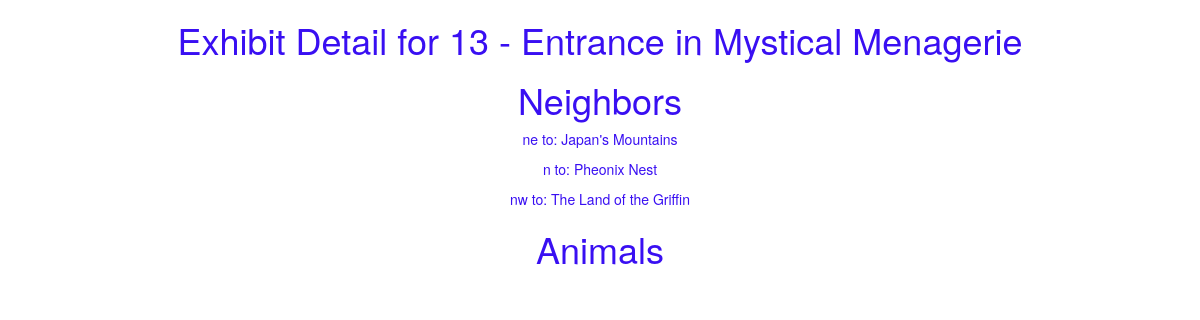
The page /zoo/exhibit/13 on the database its author committed.
### zoo/models.py (models this page shows, shortened)
class Exhibit(models.Model):
	name = models.CharField(max_length=200, help_text="Enter Exhibit Name")
	zoo = models.ForeignKey('Zoo', on_delete=models.SET_NULL, null=True)

class Zoo(models.Model):
	name = models.CharField(max_length=200, help_text="Enter Zoo Name")
	logoFileName = models.CharField(max_length=200, help_text="Enter Logo File Name", null=True)

class ExhibitNeighbor(models.Model):
	fromExhibit = models.ForeignKey('Exhibit', on_delete=models.SET_NULL, null=True, related_name='fromExhibit')
	toExhibit = models.ForeignKey('Exhibit', on_delete=models.SET_NULL, null=True, related_name='toExhibit')
	CARDINAL = (
	    ('n', 'North'),
	    ('s', 'South'),
	    ('e', 'East'),
	    ('w', 'West'),
	    ('nw', 'North West'),
	    ('ne', 'North East'),
	    ('sw', 'South West'),
	    ('se', 'South East'),
	)
	direction = models.CharField(max_length=2, choices=CARDINAL, help_text="Enter Direction", null=True, blank=True)

### zoo/views.py (the view)
# urls.py: path('exhibit/<int:pk>', views.ExhibitDetailView.as_view(), name='exhibitDetail'),
class ExhibitDetailView(generic.DetailView):
	model = Exhibit

### zoo/templates/zoo/exhibit_detail.html (shortened to what this page needs)
{% extends "base-generic.html" %}
{% block content %}
<h1>Exhibit Detail for {{ exhibit.id }} - {{ exhibit.name }} in {{ exhibit.zoo.name }}</h1>
<h1>Neighbors</h1>
{% for neighbor in exhibit.fromExhibit.all %}
  <p>{{ neighbor.direction }} to: {{ neighbor.toExhibit.name }}</p>
{% endfor %}
<h1>Animals</h1>
{% endblock %}

### rows shown on the page
Exhibit: id "13", name "Entrance", zoo.name "Mystical Menagerie"
ExhibitNeighbor: direction "ne", toExhibit.name "Japan's Mountains"
ExhibitNeighbor: direction "n", toExhibit.name "Pheonix Nest"
ExhibitNeighbor: direction "nw", toExhibit.name "The Land of the Griffin"
